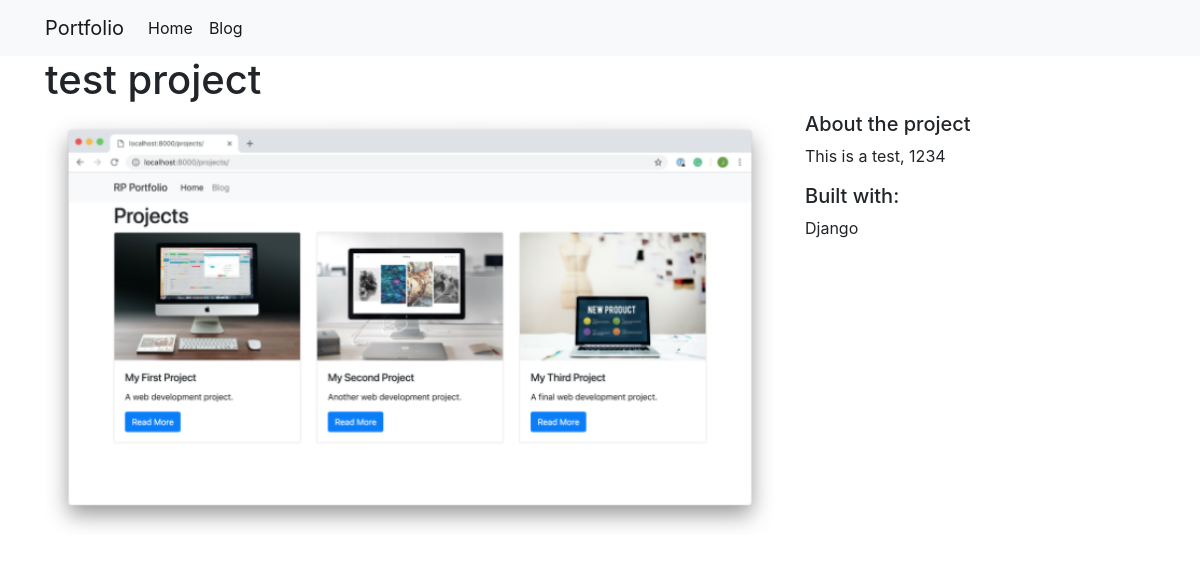
/projects/1, run on the app's committed database.
### projects/models.py (models this page shows)
class Project(models.Model):
    title = models.CharField(max_length=100)
    description = models.TextField()
    technology = models.CharField(max_length=20)
    image = models.CharField(max_length=100)

### projects/views.py (the view)
# urls.py: path("<int:pk>", views.project_detail, name="project_detail"),
def project_detail(request, pk):
    project = Project.objects.get(pk=pk)
    return render(request, 'projects/detail.html', {'project': project})

### projects/templates/projects/detail.html
{% extends 'portfolio/base.html' %}
{% load static %}
{% block content %}
    <h1>{{ project.title }}</h1>
    <div class="row">
        <div class="col-md-8">
            <img src="{% static project.image %}" alt="{{ project.description }}" width="100%">
        </div>
        <div class="col-md-4">
            <h5>About the project</h5>
            <p>{{ project.description }}</p>
            <h5>Built with:</h5>
            <p>{{ project.technology }}</p>
        </div>
    </div>
{% endblock %}

### data on the page
Project: title "test project", image (picture), description "This is a test, 1234", technology "Django"
